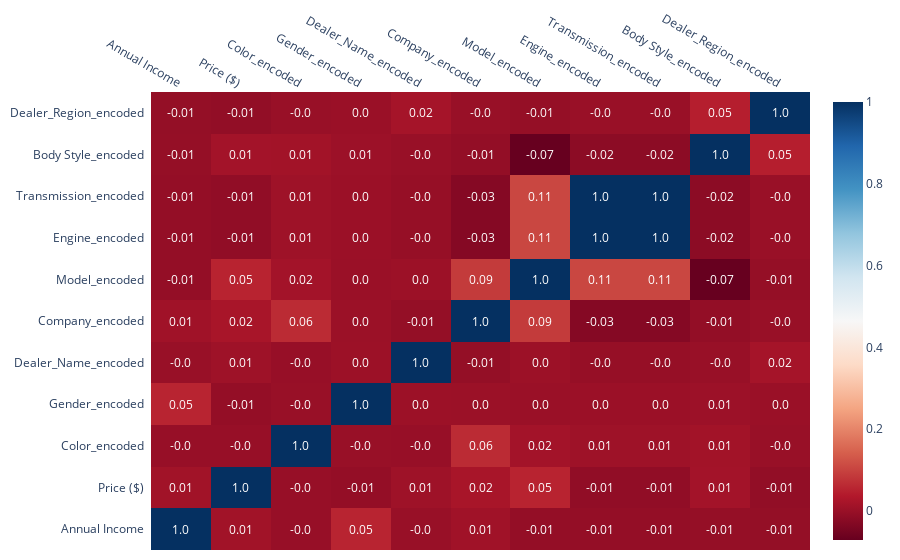

Notebook source saved alongside this figure:
### Code cell
# Correlation Heatmap
import plotly.figure_factory as ff
corr_matrix = df_encoded.corr()

fig = ff.create_annotated_heatmap(
    z=corr_matrix.to_numpy(),
    x=corr_matrix.columns.tolist(),
    y=corr_matrix.columns.tolist(),
    colorscale='RdBu',
    showscale=True,
    annotation_text=corr_matrix.round(2).to_numpy().astype(str),
    hoverinfo="z"
)

fig.update_layout(
    title_x=0.5,
    margin=dict(l=10, r=10, t=30, b=10)
)
fig.show()

### Figure 1 — Plotly figure (JSON) as saved in the notebook; plotly's stock layout.template omitted (floating-point values rounded to 4 significant figures)
{"data": [{"colorscale": [[0, "rgb(103,0,31)"], [0.1, "rgb(178,24,43)"], [0.2, "rgb(214,96,77)"], [0.3, "rgb(244,165,130)"], [0.4, "rgb(253,219,199)"], [0.5, "rgb(247,247,247)"], [0.6, "rgb(209,229,240)"], [0.7, "rgb(146,197,222)"], [0.8, "rgb(67,147,195)"], [0.9, "rgb(33,102,172)"], [1, "rgb(5,48,97)"]], "hoverinfo": "z", "reversescale": false, "showscale": true, "type": "heatmap", "x": ["Annual Income", "Price ($)", "Color_encoded", "Gender_encoded", "Dealer_Name_encoded", "Company_encoded", "Model_encoded", "Engine_encoded", "Transmission_encoded", "Body Style_encoded", "Dealer_Region_encoded"], "y": ["Annual Income", "Price ($)", "Color_encoded", "Gender_encoded", "Dealer_Name_encoded", "Company_encoded", "Model_encoded", "Engine_encoded", "Transmission_encoded", "Body Style_encoded", "Dealer_Region_encoded"], "z": [[1.0, 0.01206, -0.00297, 0.0542, -0.000583, 0.0101, -0.006852, -0.006598, -0.006598, -0.005727, -0.006084], [0.01206, 1.0, -0.002496, -0.006592, 0.007846, 0.02188, 0.05261, -0.01127, -0.01127, 0.01455, -0.0094], [-0.00297, -0.002496, 1.0, -0.001238, -0.002433, 0.06366, 0.01527, 0.007346, 0.007346, 0.01357, -0.001231], [0.0542, -0.006592, -0.001238, 1.0, 0.004557, 0.003499, 0.002376, 0.002647, 0.002647, 0.00523, 0.002167], [-0.000583, 0.007846, -0.002433, 0.004557, 1.0, -0.006229, 0.004331, -0.004491, -0.004491, -0.001045, 0.01719], [0.0101, 0.02188, 0.06366, 0.003499, -0.006229, 1.0, 0.0875, -0.02885, -0.02885, -0.008463, -0.0007618], [-0.006852, 0.05261, 0.01527, 0.002376, 0.004331, 0.0875, 1.0, 0.1058, 0.1058, -0.07098, -0.005928], [-0.006598, -0.01127, 0.007346, 0.002647, -0.004491, -0.02885, 0.1058, 1.0, 1.0, -0.01805, -0.0002493], [-0.006598, -0.01127, 0.007346, 0.002647, -0.004491, -0.02885, 0.1058, 1.0, 1.0, -0.01805, -0.0002493], [-0.005727, 0.01455, 0.01357, 0.00523, -0.001045, -0.008463, -0.07098, -0.01805, -0.01805, 1.0, 0.04514], [-0.006084, -0.0094, -0.001231, 0.002167, 0.01719, -0.0007618, -0.005928, -0.0002493, -0.0002493, 0.04514, 1.0]]}], "layout": {"annotations": [{"font": {"color": "#FFFFFF"}, "showarrow": false, "text": "1.0", "x": "Annual Income", "xref": "x", "y": "Annual Income", "yref": "y"}, {"font": {"color": "#FFFFFF"}, "showarrow": false, "text": "0.01", "x": "Price ($)", "xref": "x", "y": "Annual Income", "yref": "y"}, {"font": {"color": "#FFFFFF"}, "showarrow": false, "text": "-0.0", "x": "Color_encoded", "xref": "x", "y": "Annual Income", "yref": "y"}, {"font": {"color": "#FFFFFF"}, "showarrow": false, "text": "0.05", "x": "Gender_encoded", "xref": "x", "y": "Annual Income", "yref": "y"}, {"font": {"color": "#FFFFFF"}, "showarrow": false, "text": "-0.0", "x": "Dealer_Name_encoded", "xref": "x", "y": "Annual Income", "yref": "y"}, {"font": {"color": "#FFFFFF"}, "showarrow": false, "text": "0.01", "x": "Company_encoded", "xref": "x", "y": "Annual Income", "yref": "y"}, {"font": {"color": "#FFFFFF"}, "showarrow": false, "text": "-0.01", "x": "Model_encoded", "xref": "x", "y": "Annual Income", "yref": "y"}, {"font": {"color": "#FFFFFF"}, "showarrow": false, "text": "-0.01", "x": "Engine_encoded", "xref": "x", "y": "Annual Income", "yref": "y"}, {"font": {"color": "#FFFFFF"}, "showarrow": false, "text": "-0.01", "x": "Transmission_encoded", "xref": "x", "y": "Annual Income", "yref": "y"}, {"font": {"color": "#FFFFFF"}, "showarrow": false, "text": "-0.01", "x": "Body Style_encoded", "xref": "x", "y": "Annual Income", "yref": "y"}, {"font": {"color": "#FFFFFF"}, "showarrow": false, "text": "-0.01", "x": "Dealer_Region_encoded", "xref": "x", "y": "Annual Income", "yref": "y"}, {"font": {"color": "#FFFFFF"}, "showarrow": false, "text": "0.01", "x": "Annual Income", "xref": "x", "y": "Price ($)", "yref": "y"}, {"font": {"color": "#FFFFFF"}, "showarrow": false, "text": "1.0", "x": "Price ($)", "xref": "x", "y": "Price ($)", "yref": "y"}, {"font": {"color": "#FFFFFF"}, "showarrow": false, "text": "-0.0", "x": "Color_encoded", "xref": "x", "y": "Price ($)", "yref": "y"}, {"font": {"color": "#FFFFFF"}, "showarrow": false, "text": "-0.01", "x": "Gender_encoded", "xref": "x", "y": "Price ($)", "yref": "y"}, {"font": {"color": "#FFFFFF"}, "showarrow": false, "text": "0.01", "x": "Dealer_Name_encoded", "xref": "x", "y": "Price ($)", "yref": "y"}, {"font": {"color": "#FFFFFF"}, "showarrow": false, "text": "0.02", "x": "Company_encoded", "xref": "x", "y": "Price ($)", "yref": "y"}, {"font": {"color": "#FFFFFF"}, "showarrow": false, "text": "0.05", "x": "Model_encoded", "xref": "x", "y": "Price ($)", "yref": "y"}, {"font": {"color": "#FFFFFF"}, "showarrow": false, "text": "-0.01", "x": "Engine_encoded", "xref": "x", "y": "Price ($)", "yref": "y"}, {"font": {"color": "#FFFFFF"}, "showarrow": false, "text": "-0.01", "x": "Transmission_encoded", "xref": "x", "y": "Price ($)", "yref": "y"}, {"font": {"color": "#FFFFFF"}, "showarrow": false, "text": "0.01", "x": "Body Style_encoded", "xref": "x", "y": "Price ($)", "yref": "y"}, {"font": {"color": "#FFFFFF"}, "showarrow": false, "text": "-0.01", "x": "Dealer_Region_encoded", "xref": "x", "y": "Price ($)", "yref": "y"}, {"font": {"color": "#FFFFFF"}, "showarrow": false, "text": "-0.0", "x": "Annual Income", "xref": "x", "y": "Color_encoded", "yref": "y"}, {"font": {"color": "#FFFFFF"}, "showarrow": false, "text": "-0.0", "x": "Price ($)", "xref": "x", "y": "Color_encoded", "yref": "y"}, {"font": {"color": "#FFFFFF"}, "showarrow": false, "text": "1.0", "x": "Color_encoded", "xref": "x", "y": "Color_encoded", "yref": "y"}, {"font": {"color": "#FFFFFF"}, "showarrow": false, "text": "-0.0", "x": "Gender_encoded", "xref": "x", "y": "Color_encoded", "yref": "y"}, {"font": {"color": "#FFFFFF"}, "showarrow": false, "text": "-0.0", "x": "Dealer_Name_encoded", "xref": "x", "y": "Color_encoded", "yref": "y"}, {"font": {"color": "#FFFFFF"}, "showarrow": false, "text": "0.06", "x": "Company_encoded", "xref": "x", "y": "Color_encoded", "yref": "y"}, {"font": {"color": "#FFFFFF"}, "showarrow": false, "text": "0.02", "x": "Model_encoded", "xref": "x", "y": "Color_encoded", "yref": "y"}, {"font": {"color": "#FFFFFF"}, "showarrow": false, "text": "0.01", "x": "Engine_encoded", "xref": "x", "y": "Color_encoded", "yref": "y"}, {"font": {"color": "#FFFFFF"}, "showarrow": false, "text": "0.01", "x": "Transmission_encoded", "xref": "x", "y": "Color_encoded", "yref": "y"}, {"font": {"color": "#FFFFFF"}, "showarrow": false, "text": "0.01", "x": "Body Style_encoded", "xref": "x", "y": "Color_encoded", "yref": "y"}, {"font": {"color": "#FFFFFF"}, "showarrow": false, "text": "-0.0", "x": "Dealer_Region_encoded", "xref": "x", "y": "Color_encoded", "yref": "y"}, {"font": {"color": "#FFFFFF"}, "showarrow": false, "text": "0.05", "x": "Annual Income", "xref": "x", "y": "Gender_encoded", "yref": "y"}, {"font": {"color": "#FFFFFF"}, "showarrow": false, "text": "-0.01", "x": "Price ($)", "xref": "x", "y": "Gender_encoded", "yref": "y"}, {"font": {"color": "#FFFFFF"}, "showarrow": false, "text": "-0.0", "x": "Color_encoded", "xref": "x", "y": "Gender_encoded", "yref": "y"}, {"font": {"color": "#FFFFFF"}, "showarrow": false, "text": "1.0", "x": "Gender_encoded", "xref": "x", "y": "Gender_encoded", "yref": "y"}, {"font": {"color": "#FFFFFF"}, "showarrow": false, "text": "0.0", "x": "Dealer_Name_encoded", "xref": "x", "y": "Gender_encoded", "yref": "y"}, {"font": {"color": "#FFFFFF"}, "showarrow": false, "text": "0.0", "x": "Company_encoded", "xref": "x", "y": "Gender_encoded", "yref": "y"}, {"font": {"color": "#FFFFFF"}, "showarrow": false, "text": "0.0", "x": "Model_encoded", "xref": "x", "y": "Gender_encoded", "yref": "y"}, {"font": {"color": "#FFFFFF"}, "showarrow": false, "text": "0.0", "x": "Engine_encoded", "xref": "x", "y": "Gender_encoded", "yref": "y"}, {"font": {"color": "#FFFFFF"}, "showarrow": false, "text": "0.0", "x": "Transmission_encoded", "xref": "x", "y": "Gender_encoded", "yref": "y"}, {"font": {"color": "#FFFFFF"}, "showarrow": false, "text": "0.01", "x": "Body Style_encoded", "xref": "x", "y": "Gender_encoded", "yref": "y"}, {"font": {"color": "#FFFFFF"}, "showarrow": false, "text": "0.0", "x": "Dealer_Region_encoded", "xref": "x", "y": "Gender_encoded", "yref": "y"}, {"font": {"color": "#FFFFFF"}, "showarrow": false, "text": "-0.0", "x": "Annual Income", "xref": "x", "y": "Dealer_Name_encoded", "yref": "y"}, {"font": {"color": "#FFFFFF"}, "showarrow": false, "text": "0.01", "x": "Price ($)", "xref": "x", "y": "Dealer_Name_encoded", "yref": "y"}, {"font": {"color": "#FFFFFF"}, "showarrow": false, "text": "-0.0", "x": "Color_encoded", "xref": "x", "y": "Dealer_Name_encoded", "yref": "y"}, {"font": {"color": "#FFFFFF"}, "showarrow": false, "text": "0.0", "x": "Gender_encoded", "xref": "x", "y": "Dealer_Name_encoded", "yref": "y"}, {"font": {"color": "#FFFFFF"}, "showarrow": false, "text": "1.0", "x": "Dealer_Name_encoded", "xref": "x", "y": "Dealer_Name_encoded", "yref": "y"}, {"font": {"color": "#FFFFFF"}, "showarrow": false, "text": "-0.01", "x": "Company_encoded", "xref": "x", "y": "Dealer_Name_encoded", "yref": "y"}, {"font": {"color": "#FFFFFF"}, "showarrow": false, "text": "0.0", "x": "Model_encoded", "xref": "x", "y": "Dealer_Name_encoded", "yref": "y"}, {"font": {"color": "#FFFFFF"}, "showarrow": false, "text": "-0.0", "x": "Engine_encoded", "xref": "x", "y": "Dealer_Name_encoded", "yref": "y"}, {"font": {"color": "#FFFFFF"}, "showarrow": false, "text": "-0.0", "x": "Transmission_encoded", "xref": "x", "y": "Dealer_Name_encoded", "yref": "y"}, {"font": {"color": "#FFFFFF"}, "showarrow": false, "text": "-0.0", "x": "Body Style_encoded", "xref": "x", "y": "Dealer_Name_encoded", "yref": "y"}, {"font": {"color": "#FFFFFF"}, "showarrow": false, "text": "0.02", "x": "Dealer_Region_encoded", "xref": "x", "y": "Dealer_Name_encoded", "yref": "y"}, {"font": {"color": "#FFFFFF"}, "showarrow": false, "text": "0.01", "x": "Annual Income", "xref": "x", "y": "Company_encoded", "yref": "y"}, {"font": {"color": "#FFFFFF"}, "showarrow": false, "text": "0.02", "x": "Price ($)", "xref": "x", "y": "Company_encoded", "yref": "y"}, {"font": {"color": "#FFFFFF"}, "showarrow": false, "text": "0.06", "x": "Color_encoded", "xref": "x", "y": "Company_encoded", "yref": "y"}, {"font": {"color": "#FFFFFF"}, "showarrow": false, "text": "0.0", "x": "Gender_encoded", "xref": "x", "y": "Company_encoded", "yref": "y"}, {"font": {"color": "#FFFFFF"}, "showarrow": false, "text": "-0.01", "x": "Dealer_Name_encoded", "xref": "x", "y": "Company_encoded", "yref": "y"}, {"font": {"color": "#FFFFFF"}, "showarrow": false, "text": "1.0", "x": "Company_encoded", "xref": "x", "y": "Company_encoded", "yref": "y"}, {"font": {"color": "#FFFFFF"}, "showarrow": false, "text": "0.09", "x": "Model_encoded", "xref": "x", "y": "Company_encoded", "yref": "y"}, {"font": {"color": "#FFFFFF"}, "showarrow": false, "text": "-0.03", "x": "Engine_encoded", "xref": "x", "y": "Company_encoded", "yref": "y"}, {"font": {"color": "#FFFFFF"}, "showarrow": false, "text": "-0.03", "x": "Transmission_encoded", "xref": "x", "y": "Company_encoded", "yref": "y"}, {"font": {"color": "#FFFFFF"}, "showarrow": false, "text": "-0.01", "x": "Body Style_encoded", "xref": "x", "y": "Company_encoded", "yref": "y"}, {"font": {"color": "#FFFFFF"}, "showarrow": false, "text": "-0.0", "x": "Dealer_Region_encoded", "xref": "x", "y": "Company_encoded", "yref": "y"}, {"font": {"color": "#FFFFFF"}, "showarrow": false, "text": "-0.01", "x": "Annual Income", "xref": "x", "y": "Model_encoded", "yref": "y"}, {"font": {"color": "#FFFFFF"}, "showarrow": false, "text": "0.05", "x": "Price ($)", "xref": "x", "y": "Model_encoded", "yref": "y"}, {"font": {"color": "#FFFFFF"}, "showarrow": false, "text": "0.02", "x": "Color_encoded", "xref": "x", "y": "Model_encoded", "yref": "y"}, {"font": {"color": "#FFFFFF"}, "showarrow": false, "text": "0.0", "x": "Gender_encoded", "xref": "x", "y": "Model_encoded", "yref": "y"}, {"font": {"color": "#FFFFFF"}, "showarrow": false, "text": "0.0", "x": "Dealer_Name_encoded", "xref": "x", "y": "Model_encoded", "yref": "y"}, {"font": {"color": "#FFFFFF"}, "showarrow": false, "text": "0.09", "x": "Company_encoded", "xref": "x", "y": "Model_encoded", "yref": "y"}, {"font": {"color": "#FFFFFF"}, "showarrow": false, "text": "1.0", "x": "Model_encoded", "xref": "x", "y": "Model_encoded", "yref": "y"}, {"font": {"color": "#FFFFFF"}, "showarrow": false, "text": "0.11", "x": "Engine_encoded", "xref": "x", "y": "Model_encoded", "yref": "y"}, {"font": {"color": "#FFFFFF"}, "showarrow": false, "text": "0.11", "x": "Transmission_encoded", "xref": "x", "y": "Model_encoded", "yref": "y"}, {"font": {"color": "#FFFFFF"}, "showarrow": false, "text": "-0.07", "x": "Body Style_encoded", "xref": "x", "y": "Model_encoded", "yref": "y"}, {"font": {"color": "#FFFFFF"}, "showarrow": false, "text": "-0.01", "x": "Dealer_Region_encoded", "xref": "x", "y": "Model_encoded", "yref": "y"}, {"font": {"color": "#FFFFFF"}, "showarrow": false, "text": "-0.01", "x": "Annual Income", "xref": "x", "y": "Engine_encoded", "yref": "y"}, {"font": {"color": "#FFFFFF"}, "showarrow": false, "text": "-0.01", "x": "Price ($)", "xref": "x", "y": "Engine_encoded", "yref": "y"}, {"font": {"color": "#FFFFFF"}, "showarrow": false, "text": "0.01", "x": "Color_encoded", "xref": "x", "y": "Engine_encoded", "yref": "y"}, {"font": {"color": "#FFFFFF"}, "showarrow": false, "text": "0.0", "x": "Gender_encoded", "xref": "x", "y": "Engine_encoded", "yref": "y"}, {"font": {"color": "#FFFFFF"}, "showarrow": false, "text": "-0.0", "x": "Dealer_Name_encoded", "xref": "x", "y": "Engine_encoded", "yref": "y"}, {"font": {"color": "#FFFFFF"}, "showarrow": false, "text": "-0.03", "x": "Company_encoded", "xref": "x", "y": "Engine_encoded", "yref": "y"}, {"font": {"color": "#FFFFFF"}, "showarrow": false, "text": "0.11", "x": "Model_encoded", "xref": "x", "y": "Engine_encoded", "yref": "y"}, {"font": {"color": "#FFFFFF"}, "showarrow": false, "text": "1.0", "x": "Engine_encoded", "xref": "x", "y": "Engine_encoded", "yref": "y"}, {"font": {"color": "#FFFFFF"}, "showarrow": false, "text": "1.0", "x": "Transmission_encoded", "xref": "x", "y": "Engine_encoded", "yref": "y"}, {"font": {"color": "#FFFFFF"}, "showarrow": false, "text": "-0.02", "x": "Body Style_encoded", "xref": "x", "y": "Engine_encoded", "yref": "y"}, {"font": {"color": "#FFFFFF"}, "showarrow": false, "text": "-0.0", "x": "Dealer_Region_encoded", "xref": "x", "y": "Engine_encoded", "yref": "y"}, {"font": {"color": "#FFFFFF"}, "showarrow": false, "text": "-0.01", "x": "Annual Income", "xref": "x", "y": "Transmission_encoded", "yref": "y"}, {"font": {"color": "#FFFFFF"}, "showarrow": false, "text": "-0.01", "x": "Price ($)", "xref": "x", "y": "Transmission_encoded", "yref": "y"}, {"font": {"color": "#FFFFFF"}, "showarrow": false, "text": "0.01", "x": "Color_encoded", "xref": "x", "y": "Transmission_encoded", "yref": "y"}, {"font": {"color": "#FFFFFF"}, "showarrow": false, "text": "0.0", "x": "Gender_encoded", "xref": "x", "y": "Transmission_encoded", "yref": "y"}, {"font": {"color": "#FFFFFF"}, "showarrow": false, "text": "-0.0", "x": "Dealer_Name_encoded", "xref": "x", "y": "Transmission_encoded", "yref": "y"}, {"font": {"color": "#FFFFFF"}, "showarrow": false, "text": "-0.03", "x": "Company_encoded", "xref": "x", "y": "Transmission_encoded", "yref": "y"}, {"font": {"color": "#FFFFFF"}, "showarrow": false, "text": "0.11", "x": "Model_encoded", "xref": "x", "y": "Transmission_encoded", "yref": "y"}, {"font": {"color": "#FFFFFF"}, "showarrow": false, "text": "1.0", "x": "Engine_encoded", "xref": "x", "y": "Transmission_encoded", "yref": "y"}, {"font": {"color": "#FFFFFF"}, "showarrow": false, "text": "1.0", "x": "Transmission_encoded", "xref": "x", "y": "Transmission_encoded", "yref": "y"}, {"font": {"color": "#FFFFFF"}, "showarrow": false, "text": "-0.02", "x": "Body Style_encoded", "xref": "x", "y": "Transmission_encoded", "yref": "y"}, {"font": {"color": "#FFFFFF"}, "showarrow": false, "text": "-0.0", "x": "Dealer_Region_encoded", "xref": "x", "y": "Transmission_encoded", "yref": "y"}, {"font": {"color": "#FFFFFF"}, "showarrow": false, "text": "-0.01", "x": "Annual Income", "xref": "x", "y": "Body Style_encoded", "yref": "y"}, {"font": {"color": "#FFFFFF"}, "showarrow": false, "text": "0.01", "x": "Price ($)", "xref": "x", "y": "Body Style_encoded", "yref": "y"}, {"font": {"color": "#FFFFFF"}, "showarrow": false, "text": "0.01", "x": "Color_encoded", "xref": "x", "y": "Body Style_encoded", "yref": "y"}, {"font": {"color": "#FFFFFF"}, "showarrow": false, "text": "0.01", "x": "Gender_encoded", "xref": "x", "y": "Body Style_encoded", "yref": "y"}, {"font": {"color": "#FFFFFF"}, "showarrow": false, "text": "-0.0", "x": "Dealer_Name_encoded", "xref": "x", "y": "Body Style_encoded", "yref": "y"}, {"font": {"color": "#FFFFFF"}, "showarrow": false, "text": "-0.01", "x": "Company_encoded", "xref": "x", "y": "Body Style_encoded", "yref": "y"}, {"font": {"color": "#FFFFFF"}, "showarrow": false, "text": "-0.07", "x": "Model_encoded", "xref": "x", "y": "Body Style_encoded", "yref": "y"}, {"font": {"color": "#FFFFFF"}, "showarrow": false, "text": "-0.02", "x": "Engine_encoded", "xref": "x", "y": "Body Style_encoded", "yref": "y"}, {"font": {"color": "#FFFFFF"}, "showarrow": false, "text": "-0.02", "x": "Transmission_encoded", "xref": "x", "y": "Body Style_encoded", "yref": "y"}, {"font": {"color": "#FFFFFF"}, "showarrow": false, "text": "1.0", "x": "Body Style_encoded", "xref": "x", "y": "Body Style_encoded", "yref": "y"}, {"font": {"color": "#FFFFFF"}, "showarrow": false, "text": "0.05", "x": "Dealer_Region_encoded", "xref": "x", "y": "Body Style_encoded", "yref": "y"}, {"font": {"color": "#FFFFFF"}, "showarrow": false, "text": "-0.01", "x": "Annual Income", "xref": "x", "y": "Dealer_Region_encoded", "yref": "y"}, {"font": {"color": "#FFFFFF"}, "showarrow": false, "text": "-0.01", "x": "Price ($)", "xref": "x", "y": "Dealer_Region_encoded", "yref": "y"}, {"font": {"color": "#FFFFFF"}, "showarrow": false, "text": "-0.0", "x": "Color_encoded", "xref": "x", "y": "Dealer_Region_encoded", "yref": "y"}, {"font": {"color": "#FFFFFF"}, "showarrow": false, "text": "0.0", "x": "Gender_encoded", "xref": "x", "y": "Dealer_Region_encoded", "yref": "y"}, {"font": {"color": "#FFFFFF"}, "showarrow": false, "text": "0.02", "x": "Dealer_Name_encoded", "xref": "x", "y": "Dealer_Region_encoded", "yref": "y"}, {"font": {"color": "#FFFFFF"}, "showarrow": false, "text": "-0.0", "x": "Company_encoded", "xref": "x", "y": "Dealer_Region_encoded", "yref": "y"}, {"font": {"color": "#FFFFFF"}, "showarrow": false, "text": "-0.01", "x": "Model_encoded", "xref": "x", "y": "Dealer_Region_encoded", "yref": "y"}, {"font": {"color": "#FFFFFF"}, "showarrow": false, "text": "-0.0", "x": "Engine_encoded", "xref": "x", "y": "Dealer_Region_encoded", "yref": "y"}, {"font": {"color": "#FFFFFF"}, "showarrow": false, "text": "-0.0", "x": "Transmission_encoded", "xref": "x", "y": "Dealer_Region_encoded", "yref": "y"}, {"font": {"color": "#FFFFFF"}, "showarrow": false, "text": "0.05", "x": "Body Style_encoded", "xref": "x", "y": "Dealer_Region_encoded", "yref": "y"}, {"font": {"color": "#FFFFFF"}, "showarrow": false, "text": "1.0", "x": "Dealer_Region_encoded", "xref": "x", "y": "Dealer_Region_encoded", "yref": "y"}], "margin": {"b": 10, "l": 10, "r": 10, "t": 30}, "title": {"x": 0.5}, "xaxis": {"dtick": 1, "gridcolor": "rgb(0, 0, 0)", "side": "top", "ticks": ""}, "yaxis": {"dtick": 1, "ticks": "", "ticksuffix": "  "}}}
